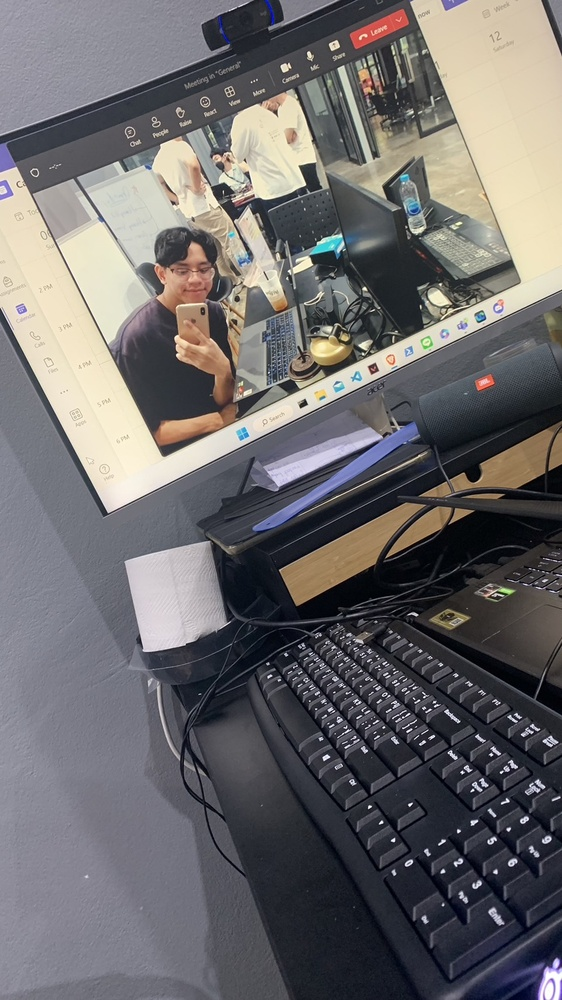
#> input picture lec1/image.jpg, 562 x 1000 px, shrunk from 960 x 1707 before the run
$ jupyter execute lec_1.ipynb
#> lines starting #> are read from the running program, lines starting #| are printed output that depends on the picture
[cell 1]
import cv2 as cv2
import numpy as np
import matplotlib.pyplot as plt

[cell 2]
# read image
img = cv2.imread('image.jpg', cv2.IMREAD_COLOR)
#> img is the input picture: shape (1000, 562, 3); mean B, G, R 107.7, 106.6, 108.9
img = cv2.cvtColor(img, cv2.COLOR_BGR2RGB)
# spilt image
r, g, b = cv2.split(img)
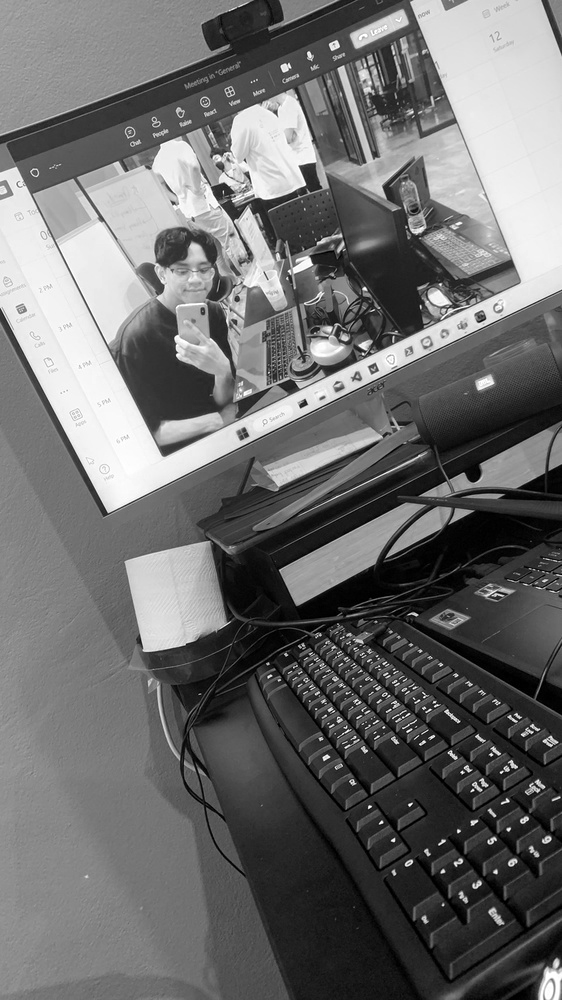
#> r: shape (1000, 562); min 0, max 255, mean 108.9
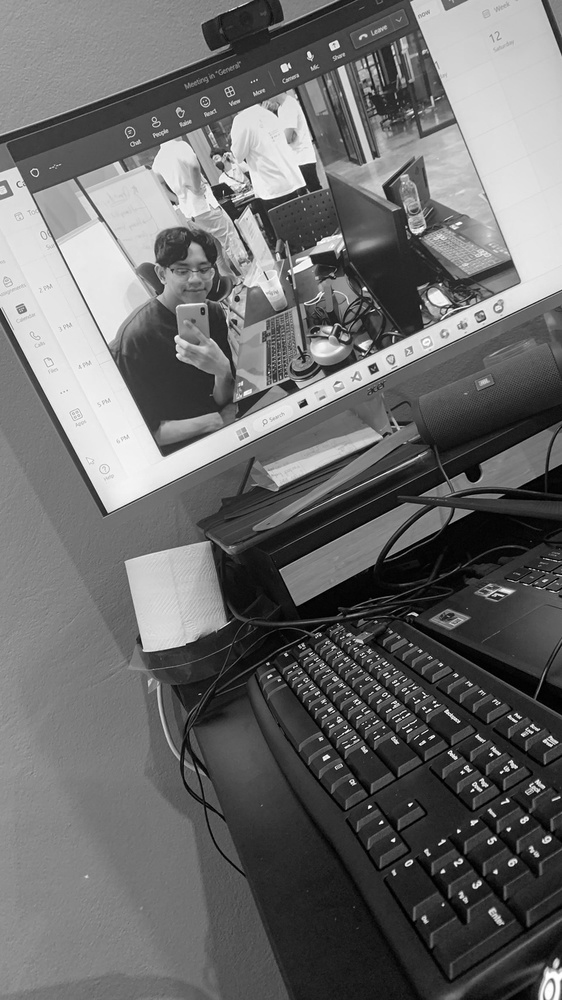
#> g: shape (1000, 562); min 0, max 255, mean 106.6
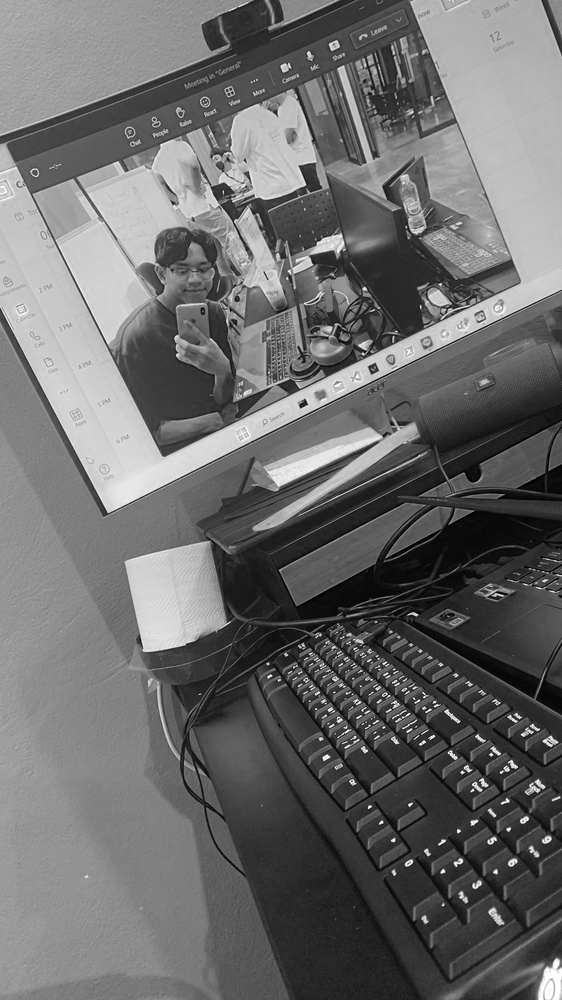
#> b: shape (1000, 562); min 0, max 255, mean 107.7
# merge image
img_merge = cv2.merge((r, g, b))

# show image
fig, axs = plt.subplots(1, 5, figsize=(10, 5))
fig.tight_layout()
axs[0].imshow(img)
axs[0].set_title('original image')
axs[1].imshow(b, cmap='gray')
axs[1].set_title('blue channel')
axs[2].imshow(g, cmap='gray')
axs[2].set_title('green channel')
axs[3].imshow(r, cmap='gray')
axs[3].set_title('red channel')
axs[4].imshow(img_merge)
axs[4].set_title('merge image')
plt.show()
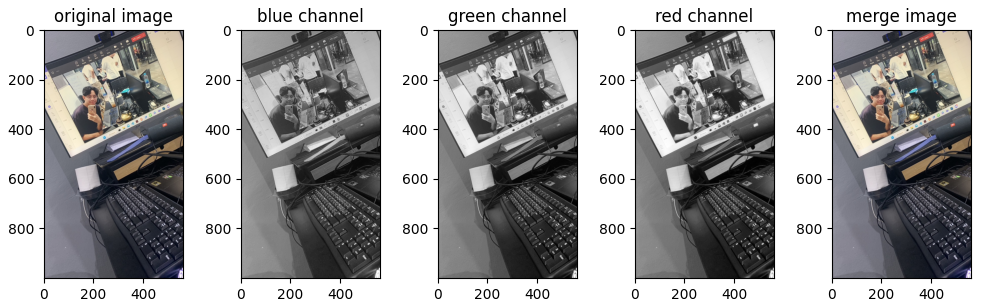
#> figure drawn by matplotlib, 5 panels
